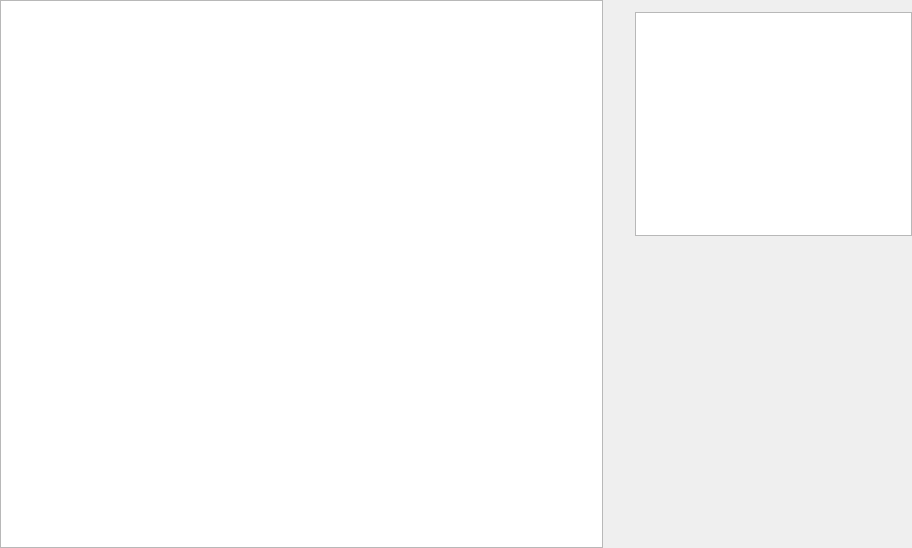
<?xml version="1.0" encoding="UTF-8"?>
<ui version="4.0">
    <class>RaptorDownloadedPage</class>
    <widget class="QWidget" name="RaptorDownloadedPage">
        <property name="geometry">
            <rect>
                <x>0</x>
                <y>0</y>
                <width>912</width>
                <height>548</height>
            </rect>
        </property>
        <property name="windowTitle">
            <string>Form</string>
        </property>
        <property name="styleSheet">
            <string notr="true"/>
        </property>
        <layout class="QVBoxLayout" name="_DownloadedPageLayout">
            <property name="spacing">
                <number>0</number>
            </property>
            <property name="leftMargin">
                <number>0</number>
            </property>
            <property name="topMargin">
                <number>0</number>
            </property>
            <property name="rightMargin">
                <number>0</number>
            </property>
            <property name="bottomMargin">
                <number>0</number>
            </property>
            <item>
                <widget class="QSplitter" name="_Splitter">
                    <property name="orientation">
                        <enum>Qt::Horizontal</enum>
                    </property>
                    <property name="opaqueResize">
                        <bool>true</bool>
                    </property>
                    <property name="handleWidth">
                        <number>1</number>
                    </property>
                    <property name="childrenCollapsible">
                        <bool>false</bool>
                    </property>
                    <widget class="QTableView" name="_ItemView">
                        <property name="styleSheet">
                            <string notr="true"/>
                        </property>
                        <property name="verticalScrollBarPolicy">
                            <enum>Qt::ScrollBarAsNeeded</enum>
                        </property>
                    </widget>
                    <widget class="QWidget" name="_ItemAttributePanel" native="true">
                        <property name="sizePolicy">
                            <sizepolicy hsizetype="Preferred" vsizetype="Preferred">
                                <horstretch>0</horstretch>
                                <verstretch>0</verstretch>
                            </sizepolicy>
                        </property>
                        <layout class="QGridLayout" name="_ItemAttributePanelGLayout">
                            <property name="leftMargin">
                                <number>12</number>
                            </property>
                            <property name="topMargin">
                                <number>12</number>
                            </property>
                            <property name="rightMargin">
                                <number>0</number>
                            </property>
                            <property name="bottomMargin">
                                <number>12</number>
                            </property>
                            <property name="spacing">
                                <number>12</number>
                            </property>
                            <item row="5" column="1">
                                <spacer name="_ItemAttributePanelSpacer">
                                    <property name="orientation">
                                        <enum>Qt::Vertical</enum>
                                    </property>
                                    <property name="sizeHint" stdset="0">
                                        <size>
                                            <width>20</width>
                                            <height>40</height>
                                        </size>
                                    </property>
                                </spacer>
                            </item>
                            <item row="3" column="1">
                                <widget class="QLabel" name="_ItemSize">
                                    <property name="minimumSize">
                                        <size>
                                            <width>0</width>
                                            <height>26</height>
                                        </size>
                                    </property>
                                    <property name="maximumSize">
                                        <size>
                                            <width>16777215</width>
                                            <height>26</height>
                                        </size>
                                    </property>
                                    <property name="text">
                                        <string/>
                                    </property>
                                </widget>
                            </item>
                            <item row="2" column="0">
                                <widget class="QLabel" name="_ItemCreatedTip">
                                    <property name="minimumSize">
                                        <size>
                                            <width>0</width>
                                            <height>26</height>
                                        </size>
                                    </property>
                                    <property name="maximumSize">
                                        <size>
                                            <width>16777215</width>
                                            <height>26</height>
                                        </size>
                                    </property>
                                    <property name="styleSheet">
                                        <string notr="true"/>
                                    </property>
                                    <property name="text">
                                        <string/>
                                    </property>
                                    <property name="alignment">
                                        <set>Qt::AlignRight|Qt::AlignTrailing|Qt::AlignVCenter</set>
                                    </property>
                                </widget>
                            </item>
                            <item row="2" column="1">
                                <widget class="QLabel" name="_ItemCreated">
                                    <property name="sizePolicy">
                                        <sizepolicy hsizetype="Expanding" vsizetype="Fixed">
                                            <horstretch>0</horstretch>
                                            <verstretch>0</verstretch>
                                        </sizepolicy>
                                    </property>
                                    <property name="minimumSize">
                                        <size>
                                            <width>0</width>
                                            <height>26</height>
                                        </size>
                                    </property>
                                    <property name="maximumSize">
                                        <size>
                                            <width>16777215</width>
                                            <height>26</height>
                                        </size>
                                    </property>
                                    <property name="styleSheet">
                                        <string notr="true"/>
                                    </property>
                                    <property name="text">
                                        <string/>
                                    </property>
                                </widget>
                            </item>
                            <item row="3" column="0">
                                <widget class="QLabel" name="_ItemSizeTip">
                                    <property name="minimumSize">
                                        <size>
                                            <width>0</width>
                                            <height>26</height>
                                        </size>
                                    </property>
                                    <property name="maximumSize">
                                        <size>
                                            <width>16777215</width>
                                            <height>26</height>
                                        </size>
                                    </property>
                                    <property name="text">
                                        <string/>
                                    </property>
                                    <property name="alignment">
                                        <set>Qt::AlignRight|Qt::AlignTrailing|Qt::AlignVCenter</set>
                                    </property>
                                </widget>
                            </item>
                            <item row="1" column="1">
                                <widget class="QTextEdit" name="_ItemName">
                                    <property name="sizePolicy">
                                        <sizepolicy hsizetype="Expanding" vsizetype="MinimumExpanding">
                                            <horstretch>0</horstretch>
                                            <verstretch>0</verstretch>
                                        </sizepolicy>
                                    </property>
                                    <property name="styleSheet">
                                        <string notr="true"/>
                                    </property>
                                    <property name="verticalScrollBarPolicy">
                                        <enum>Qt::ScrollBarAsNeeded</enum>
                                    </property>
                                    <property name="horizontalScrollBarPolicy">
                                        <enum>Qt::ScrollBarAlwaysOff</enum>
                                    </property>
                                    <property name="sizeAdjustPolicy">
                                        <enum>QAbstractScrollArea::AdjustToContents</enum>
                                    </property>
                                    <property name="readOnly">
                                        <bool>true</bool>
                                    </property>
                                </widget>
                            </item>
                            <item row="1" column="0">
                                <widget class="QLabel" name="_ItemNameTip">
                                    <property name="styleSheet">
                                        <string notr="true"/>
                                    </property>
                                    <property name="text">
                                        <string/>
                                    </property>
                                    <property name="alignment">
                                        <set>Qt::AlignRight|Qt::AlignTop|Qt::AlignTrailing</set>
                                    </property>
                                </widget>
                            </item>
                        </layout>
                    </widget>
                </widget>
            </item>
        </layout>
    </widget>
    <resources/>
    <connections/>
</ui>
